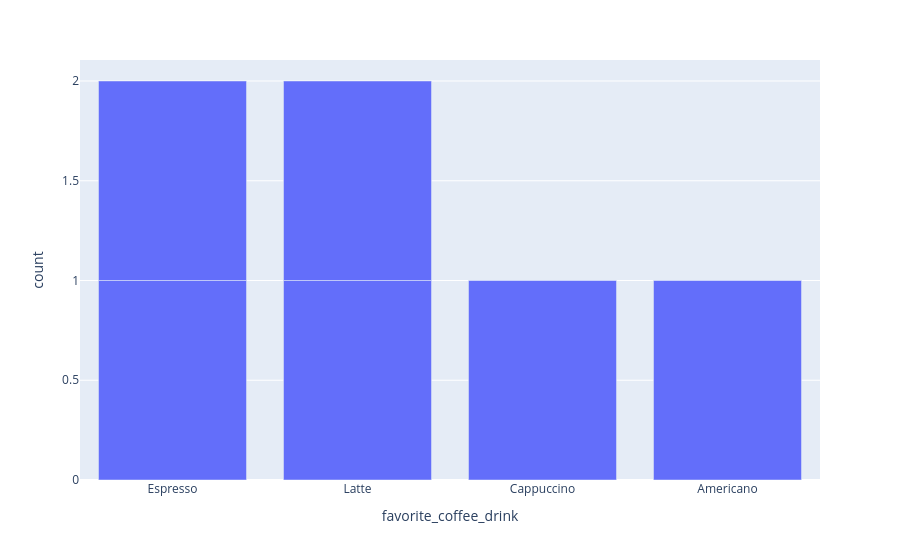

Notebook source saved alongside this figure:
### Code cell
# Interactive Plot
import plotly.express as px
import pandas as pd  # Added import for pandas

df = pd.DataFrame({
    'favorite_coffee_drink': ['Espresso', 'Latte', 'Cappuccino', 'Americano', 'Espresso', 'Latte'],
    'count': [10, 15, 12, 8, 5, 9]
})

# Now create the plot with the defined DataFrame
fig = px.bar(df, x='favorite_coffee_drink')
fig.show()

### Figure 1 — Plotly figure (JSON) as saved in the notebook; plotly's stock layout.template omitted (floating-point values rounded to 4 significant figures)
{"data": [{"hovertemplate": "favorite_coffee_drink=%{x}<br>count=%{y}<extra></extra>", "legendgroup": "", "marker": {"color": "#636efa", "pattern": {"shape": ""}}, "name": "", "orientation": "v", "showlegend": false, "textposition": "auto", "type": "bar", "x": ["Espresso", "Latte", "Cappuccino", "Americano", "Espresso", "Latte"], "xaxis": "x", "y": [1, 1, 1, 1, 1, 1], "yaxis": "y"}], "layout": {"barmode": "relative", "legend": {"tracegroupgap": 0}, "margin": {"t": 60}, "xaxis": {"anchor": "y", "domain": [0, 1], "title": {"text": "favorite_coffee_drink"}}, "yaxis": {"anchor": "x", "domain": [0, 1], "title": {"text": "count"}}}}
